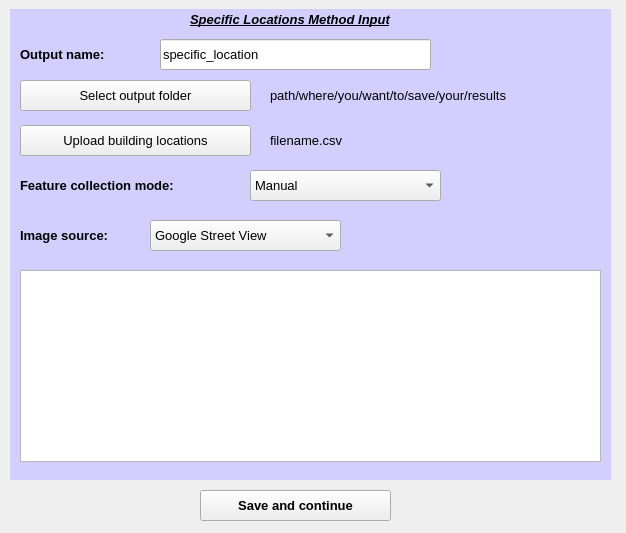
<?xml version="1.0" encoding="UTF-8"?>
<ui version="4.0">
 <class>PolygonSetting</class>
 <widget class="QMainWindow" name="PolygonSetting">
  <property name="geometry">
   <rect>
    <x>0</x>
    <y>0</y>
    <width>626</width>
    <height>533</height>
   </rect>
  </property>
  <property name="windowTitle">
   <string>MainWindow</string>
  </property>
  <widget class="QWidget" name="coord_frame">
   <widget class="QPushButton" name="save_button">
    <property name="geometry">
     <rect>
      <x>200</x>
      <y>490</y>
      <width>191</width>
      <height>31</height>
     </rect>
    </property>
    <property name="font">
     <font>
      <pointsize>10</pointsize>
      <weight>75</weight>
      <bold>true</bold>
     </font>
    </property>
    <property name="text">
     <string>Save and continue</string>
    </property>
   </widget>
   <widget class="QLabel" name="backg_4">
    <property name="geometry">
     <rect>
      <x>10</x>
      <y>9</y>
      <width>601</width>
      <height>471</height>
     </rect>
    </property>
    <property name="styleSheet">
     <string notr="true">background-color: rgb(212, 206, 255);</string>
    </property>
    <property name="text">
     <string/>
    </property>
   </widget>
   <widget class="QLabel" name="specific_label">
    <property name="geometry">
     <rect>
      <x>190</x>
      <y>9</y>
      <width>301</width>
      <height>21</height>
     </rect>
    </property>
    <property name="font">
     <font>
      <pointsize>10</pointsize>
      <weight>75</weight>
      <italic>true</italic>
      <bold>true</bold>
      <underline>true</underline>
      <strikeout>false</strikeout>
     </font>
    </property>
    <property name="text">
     <string>Specific Locations Method Input</string>
    </property>
   </widget>
   <widget class="QPushButton" name="csv_button_specific">
    <property name="geometry">
     <rect>
      <x>20</x>
      <y>125</y>
      <width>231</width>
      <height>31</height>
     </rect>
    </property>
    <property name="font">
     <font>
      <pointsize>10</pointsize>
      <weight>50</weight>
      <bold>false</bold>
     </font>
    </property>
    <property name="text">
     <string>Upload building locations</string>
    </property>
   </widget>
   <widget class="QLabel" name="specific_path">
    <property name="geometry">
     <rect>
      <x>270</x>
      <y>130</y>
      <width>321</width>
      <height>21</height>
     </rect>
    </property>
    <property name="font">
     <font>
      <pointsize>10</pointsize>
     </font>
    </property>
    <property name="text">
     <string>filename.csv</string>
    </property>
   </widget>
   <widget class="QLabel" name="output_label_specific">
    <property name="geometry">
     <rect>
      <x>20</x>
      <y>39</y>
      <width>121</width>
      <height>31</height>
     </rect>
    </property>
    <property name="font">
     <font>
      <pointsize>10</pointsize>
      <weight>75</weight>
      <bold>true</bold>
     </font>
    </property>
    <property name="text">
     <string>Output name:</string>
    </property>
   </widget>
   <widget class="QLineEdit" name="output_specific">
    <property name="geometry">
     <rect>
      <x>160</x>
      <y>39</y>
      <width>271</width>
      <height>31</height>
     </rect>
    </property>
    <property name="font">
     <font>
      <pointsize>10</pointsize>
     </font>
    </property>
    <property name="text">
     <string>specific_location</string>
    </property>
   </widget>
   <widget class="QLabel" name="output_folder_value">
    <property name="geometry">
     <rect>
      <x>270</x>
      <y>85</y>
      <width>341</width>
      <height>21</height>
     </rect>
    </property>
    <property name="font">
     <font>
      <pointsize>10</pointsize>
     </font>
    </property>
    <property name="text">
     <string>path/where/you/want/to/save/your/results</string>
    </property>
   </widget>
   <widget class="QPushButton" name="path_out_folder_bt">
    <property name="geometry">
     <rect>
      <x>20</x>
      <y>80</y>
      <width>231</width>
      <height>31</height>
     </rect>
    </property>
    <property name="font">
     <font>
      <pointsize>10</pointsize>
      <weight>50</weight>
      <bold>false</bold>
     </font>
    </property>
    <property name="text">
     <string>Select output folder</string>
    </property>
   </widget>
   <widget class="QLabel" name="feature_collection_label">
    <property name="geometry">
     <rect>
      <x>20</x>
      <y>170</y>
      <width>221</width>
      <height>31</height>
     </rect>
    </property>
    <property name="font">
     <font>
      <pointsize>10</pointsize>
      <weight>75</weight>
      <bold>true</bold>
     </font>
    </property>
    <property name="text">
     <string>Feature collection mode:</string>
    </property>
   </widget>
   <widget class="QComboBox" name="collection_mode">
    <property name="geometry">
     <rect>
      <x>250</x>
      <y>170</y>
      <width>191</width>
      <height>31</height>
     </rect>
    </property>
    <property name="font">
     <font>
      <pointsize>10</pointsize>
     </font>
    </property>
    <item>
     <property name="text">
      <string>Manual</string>
     </property>
    </item>
    <item>
     <property name="text">
      <string>AI Powered</string>
     </property>
    </item>
   </widget>
   <widget class="QTableWidget" name="tableWidget">
    <property name="geometry">
     <rect>
      <x>20</x>
      <y>270</y>
      <width>581</width>
      <height>192</height>
     </rect>
    </property>
   </widget>
   <widget class="QLabel" name="img_source_label">
    <property name="geometry">
     <rect>
      <x>20</x>
      <y>220</y>
      <width>131</width>
      <height>31</height>
     </rect>
    </property>
    <property name="font">
     <font>
      <pointsize>10</pointsize>
      <weight>75</weight>
      <bold>true</bold>
     </font>
    </property>
    <property name="text">
     <string>Image source:</string>
    </property>
   </widget>
   <widget class="QComboBox" name="img_source_mode">
    <property name="geometry">
     <rect>
      <x>150</x>
      <y>220</y>
      <width>191</width>
      <height>31</height>
     </rect>
    </property>
    <property name="font">
     <font>
      <pointsize>10</pointsize>
     </font>
    </property>
    <item>
     <property name="text">
      <string>Google Street View</string>
     </property>
    </item>
    <item>
     <property name="text">
      <string>Mapillary</string>
     </property>
    </item>
   </widget>
  </widget>
 </widget>
 <resources/>
 <connections/>
</ui>
